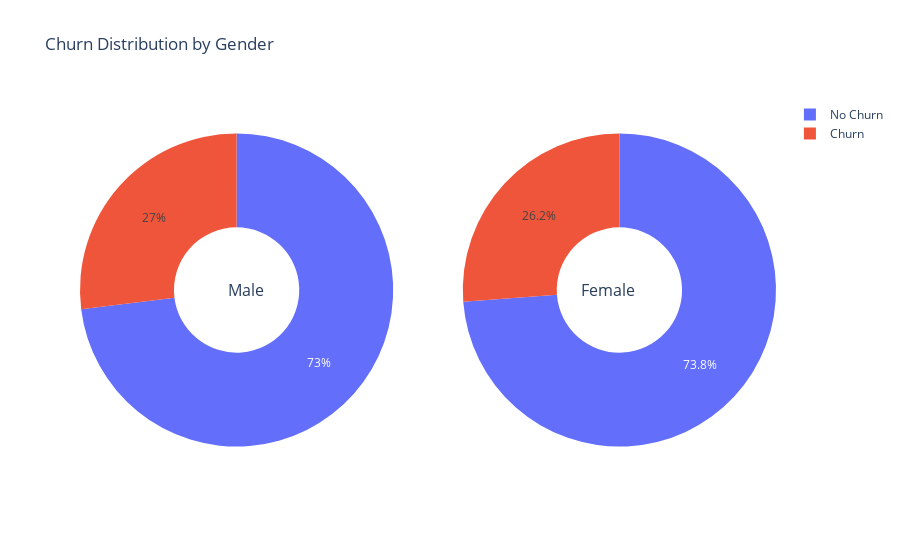

Notebook code cell kept with this figure:
### Code cell
gender_churn_counts = pd.crosstab(df_encoded['gender'], df_encoded['Churn'])

fig = make_subplots(rows=1, cols=2, specs=[[{'type':'domain'}, {'type':'domain'}]])

male_counts = gender_churn_counts.loc[0]
female_counts = gender_churn_counts.loc[1]

fig.add_trace(go.Pie(labels=['No Churn', 'Churn'], values=male_counts, hole=.4, name="Male"), 1, 1)

fig.add_trace(go.Pie(labels=['No Churn', 'Churn'], values=female_counts, hole=.4, name="Female"), 1, 2)

fig.update_layout(
    title_text="Churn Distribution by Gender",
    annotations=[dict(text='Male', x=0.21, y=0.5, font_size=16, showarrow=False),
                 dict(text='Female', x=0.80, y=0.5, font_size=16, showarrow=False)]
)

fig.show()

### Figure 1 — Plotly figure (JSON) as saved in the notebook; plotly's stock layout.template omitted (floating-point values rounded to 4 significant figures)
{"data": [{"domain": {"x": [0, 0.45], "y": [0, 1]}, "hole": 0.4, "labels": ["No Churn", "Churn"], "name": "Male", "type": "pie", "values": [2544, 939]}, {"domain": {"x": [0.55, 1], "y": [0, 1]}, "hole": 0.4, "labels": ["No Churn", "Churn"], "name": "Female", "type": "pie", "values": [2619, 930]}], "layout": {"annotations": [{"font": {"size": 16}, "showarrow": false, "text": "Male", "x": 0.21, "y": 0.5}, {"font": {"size": 16}, "showarrow": false, "text": "Female", "x": 0.8, "y": 0.5}], "title": {"text": "Churn Distribution by Gender"}}}
